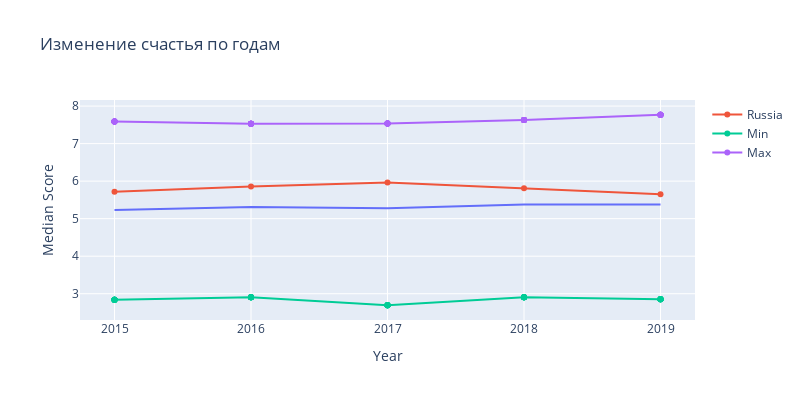
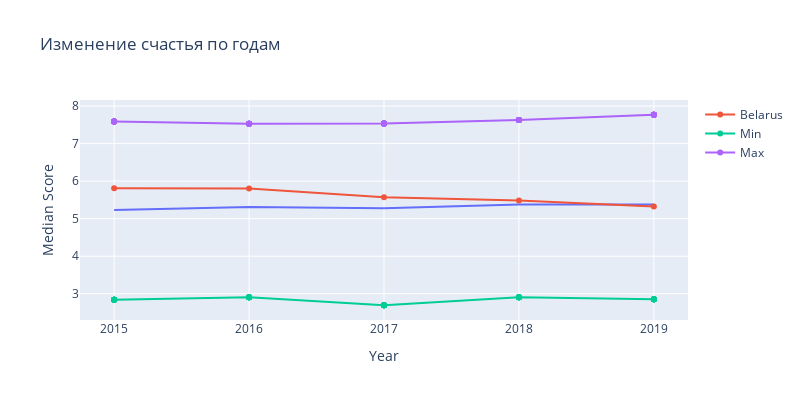
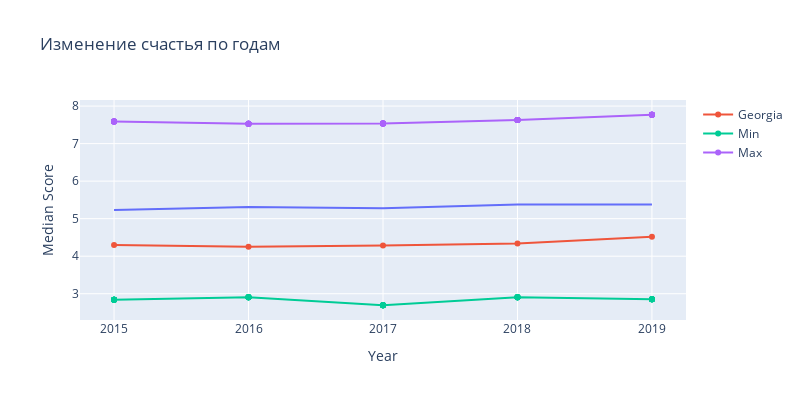
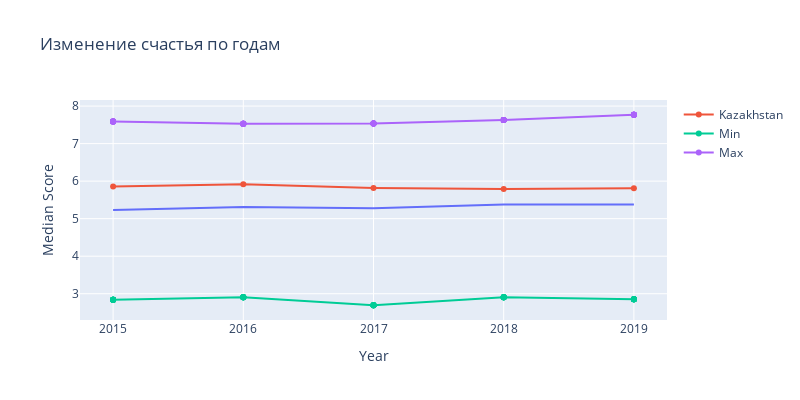

The cell these charts' notebook holds for them, in order:
### Code cell
# Графики, показывающие отдельные страны постсоветского пространства в отношении медианы всех стран по годам
import plotly.express as px
import plotly.graph_objects as go

fig = px.line(df_score_of_year, y="Median Score", x='Year',title="Изменение счастья по годам",width=800, height=400)
fig.add_trace(go.Scatter(mode="markers+lines", x=df_ussr.loc[df_ussr.Country == 'Russia']["Year"],\
                         y=df_ussr.loc[df_ussr.Country == 'Russia']['Happiness Score'], name='Russia'
                        ))
fig.add_trace(go.Scatter(mode="markers+lines", x=df_ussr["Year"],\
                         y=df_ussr['Min score in year'], name='Min'
                        ))
fig.add_trace(go.Scatter(mode="markers+lines", x=df_ussr["Year"],\
                         y=df_ussr['Max score in year'], name='Max'
                        ))


fig1 = px.line(df_score_of_year, y="Median Score", x='Year',title="Изменение счастья по годам",width=800, height=400)
fig1.add_trace(go.Scatter(mode="markers+lines", x=df_ussr.loc[df_ussr.Country == 'Belarus']["Year"],\
                         y=df_ussr.loc[df_ussr.Country == 'Belarus']['Happiness Score'], name='Belarus'
                        ))
fig1.add_trace(go.Scatter(mode="markers+lines", x=df_ussr["Year"],\
                         y=df_ussr['Min score in year'], name='Min'
                        ))
fig1.add_trace(go.Scatter(mode="markers+lines", x=df_ussr["Year"],\
                         y=df_ussr['Max score in year'], name='Max'
                        ))


fig2 = px.line(df_score_of_year, y="Median Score", x='Year',title="Изменение счастья по годам",width=800, height=400)
fig2.add_trace(go.Scatter(mode="markers+lines", x=df_ussr.loc[df_ussr.Country == 'Georgia']["Year"],\
                         y=df_ussr.loc[df_ussr.Country == 'Georgia']['Happiness Score'], name='Georgia'
                        ))
fig2.add_trace(go.Scatter(mode="markers+lines", x=df_ussr["Year"],\
                         y=df_ussr['Min score in year'], name='Min'
                        ))
fig2.add_trace(go.Scatter(mode="markers+lines", x=df_ussr["Year"],\
                         y=df_ussr['Max score in year'], name='Max'
                        ))


fig3 = px.line(df_score_of_year, y="Median Score", x='Year',title="Изменение счастья по годам",width=800, height=400)
fig3.add_trace(go.Scatter(mode="markers+lines", x=df_ussr.loc[df_ussr.Country == 'Kazakhstan']["Year"],\
                         y=df_ussr.loc[df_ussr.Country == 'Kazakhstan']['Happiness Score'], name='Kazakhstan'
                        ))
fig3.add_trace(go.Scatter(mode="markers+lines", x=df_ussr["Year"],\
                         y=df_ussr['Min score in year'], name='Min'
                        ))
fig3.add_trace(go.Scatter(mode="markers+lines", x=df_ussr["Year"],\
                         y=df_ussr['Max score in year'], name='Max'
                        ))


fig4 = px.line(df_score_of_year, y="Median Score", x='Year',title="Изменение счастья по годам",width=800, height=400)
fig4.add_trace(go.Scatter(mode="markers+lines", x=df_ussr.loc[df_ussr.Country == 'Uzbekistan']["Year"],\
                         y=df_ussr.loc[df_ussr.Country == 'Uzbekistan']['Happiness Score'], name='Uzbekistan'
                        ))
fig4.add_trace(go.Scatter(mode="markers+lines", x=df_ussr["Year"],\
                         y=df_ussr['Min score in year'], name='Min'
                        ))
fig4.add_trace(go.Scatter(mode="markers+lines", x=df_ussr["Year"],\
                         y=df_ussr['Max score in year'], name='Max'
                        ))


fig5 = px.line(df_score_of_year, y="Median Score", x='Year',title="Изменение счастья по годам",width=800, height=400)
fig5.add_trace(go.Scatter(mode="markers+lines", x=df_ussr.loc[df_ussr.Country == 'Azerbaijan']["Year"],\
                         y=df_ussr.loc[df_ussr.Country == 'Azerbaijan']['Happiness Score'], name='Azerbaijan'
                        ))
fig5.add_trace(go.Scatter(mode="markers+lines", x=df_ussr["Year"],\
                         y=df_ussr['Min score in year'], name='Min'
                        ))
fig5.add_trace(go.Scatter(mode="markers+lines", x=df_ussr["Year"],\
                         y=df_ussr['Max score in year'], name='Max'
                        ))


fig6 = px.line(df_score_of_year, y="Median Score", x='Year',title="Изменение счастья по годам",width=800, height=400)
fig6.add_trace(go.Scatter(mode="markers+lines", x=df_ussr.loc[df_ussr.Country == 'Latvia']["Year"],\
                         y=df_ussr.loc[df_ussr.Country == 'Latvia']['Happiness Score'], name='Latvia'
                        ))
fig6.add_trace(go.Scatter(mode="markers+lines", x=df_ussr["Year"],\
                         y=df_ussr['Min score in year'], name='Min'
                        ))
fig6.add_trace(go.Scatter(mode="markers+lines", x=df_ussr["Year"],\
                         y=df_ussr['Max score in year'], name='Max'
                        ))


fig7 = px.line(df_score_of_year, y="Median Score", x='Year',title="Изменение счастья по годам",width=800, height=400)
fig7.add_trace(go.Scatter(mode="markers+lines", x=df_ussr.loc[df_ussr.Country == 'Estonia']["Year"],\
                         y=df_ussr.loc[df_ussr.Country == 'Estonia']['Happiness Score'], name='Estonia'
                        ))
fig7.add_trace(go.Scatter(mode="markers+lines", x=df_ussr["Year"],\
                         y=df_ussr['Min score in year'], name='Min'
                        ))
fig7.add_trace(go.Scatter(mode="markers+lines", x=df_ussr["Year"],\
                         y=df_ussr['Max score in year'], name='Max'
                        ))


fig8 = px.line(df_score_of_year, y="Median Score", x='Year',title="Изменение счастья по годам",width=800, height=400)
fig8.add_trace(go.Scatter(mode="markers+lines", x=df_ussr.loc[df_ussr.Country == 'Lithuania']["Year"],\
                         y=df_ussr.loc[df_ussr.Country == 'Lithuania']['Happiness Score'], name='Lithuania'
                        ))
fig8.add_trace(go.Scatter(mode="markers+lines", x=df_ussr["Year"],\
                         y=df_ussr['Min score in year'], name='Min'
                        ))
fig8.add_trace(go.Scatter(mode="markers+lines", x=df_ussr["Year"],\
                         y=df_ussr['Max score in year'], name='Max'
                        ))


fig10 = px.line(df_score_of_year, y="Median Score", x='Year',title="Изменение счастья по годам",width=800, height=400)
fig10.add_trace(go.Scatter(mode="markers+lines", x=df_ussr.loc[df_ussr.Country == 'Ukraine']["Year"],\
                         y=df_ussr.loc[df_ussr.Country == 'Ukraine']['Happiness Score'], name='Ukraine'
                        ))
fig10.add_trace(go.Scatter(mode="markers+lines", x=df_ussr["Year"],\
                         y=df_ussr['Min score in year'], name='Min'
                        ))
fig10.add_trace(go.Scatter(mode="markers+lines", x=df_ussr["Year"],\
                         y=df_ussr['Max score in year'], name='Max'
                        ))


fig.show()
fig1.show()
fig2.show()
fig3.show()
fig4.show()
fig5.show()
fig6.show()
fig7.show()
fig8.show()
fig10.show()

### Figure 1 — Plotly figure (JSON) as saved in the notebook; plotly's stock layout.template omitted (floating-point values rounded to 4 significant figures; data arrays with more than 128 entries replaced by an {"elided": "..."} marker saying what was removed)
{"data": [{"hovertemplate": "Year=%{x}<br>Median Score=%{y}<extra></extra>", "legendgroup": "", "line": {"color": "#636efa", "dash": "solid"}, "marker": {"symbol": "circle"}, "mode": "lines", "name": "", "orientation": "v", "showlegend": false, "type": "scatter", "x": {"elided": "782 int values"}, "xaxis": "x", "y": {"elided": "782 float values"}, "yaxis": "y"}, {"mode": "markers+lines", "name": "Russia", "type": "scatter", "x": [2015, 2016, 2017, 2018, 2019], "y": [5.716, 5.856, 5.963, 5.81, 5.648]}, {"mode": "markers+lines", "name": "Min", "type": "scatter", "x": [2015, 2015, 2015, 2015, 2015, 2015, 2015, 2015, 2015, 2015, 2016, 2016, 2016, 2016, 2016, 2016, 2016, 2016, 2016, 2016, 2017, 2017, 2017, 2017, 2017, 2017, 2017, 2017, 2017, 2017, 2018, 2018, 2018, 2018, 2018, 2018, 2018, 2018, 2018, 2018, 2019, 2019, 2019, 2019, 2019, 2019, 2019, 2019, 2019, 2019], "y": [2.839, 2.839, 2.839, 2.839, 2.839, 2.839, 2.839, 2.839, 2.839, 2.839, 2.905, 2.905, 2.905, 2.905, 2.905, 2.905, 2.905, 2.905, 2.905, 2.905, 2.693, 2.693, 2.693, 2.693, 2.693, 2.693, 2.693, 2.693, 2.693, 2.693, 2.905, 2.905, 2.905, 2.905, 2.905, 2.905, 2.905, 2.905, 2.905, 2.905, 2.853, 2.853, 2.853, 2.853, 2.853, 2.853, 2.853, 2.853, 2.853, 2.853]}, {"mode": "markers+lines", "name": "Max", "type": "scatter", "x": [2015, 2015, 2015, 2015, 2015, 2015, 2015, 2015, 2015, 2015, 2016, 2016, 2016, 2016, 2016, 2016, 2016, 2016, 2016, 2016, 2017, 2017, 2017, 2017, 2017, 2017, 2017, 2017, 2017, 2017, 2018, 2018, 2018, 2018, 2018, 2018, 2018, 2018, 2018, 2018, 2019, 2019, 2019, 2019, 2019, 2019, 2019, 2019, 2019, 2019], "y": [7.587, 7.587, 7.587, 7.587, 7.587, 7.587, 7.587, 7.587, 7.587, 7.587, 7.526, 7.526, 7.526, 7.526, 7.526, 7.526, 7.526, 7.526, 7.526, 7.526, 7.537, 7.537, 7.537, 7.537, 7.537, 7.537, 7.537, 7.537, 7.537, 7.537, 7.632, 7.632, 7.632, 7.632, 7.632, 7.632, 7.632, 7.632, 7.632, 7.632, 7.769, 7.769, 7.769, 7.769, 7.769, 7.769, 7.769, 7.769, 7.769, 7.769]}], "layout": {"height": 400, "legend": {"tracegroupgap": 0}, "title": {"text": "Изменение счастья по годам"}, "width": 800, "xaxis": {"anchor": "y", "domain": [0, 1], "title": {"text": "Year"}}, "yaxis": {"anchor": "x", "domain": [0, 1], "title": {"text": "Median Score"}}}}

### Figure 2 — Plotly figure (JSON) as saved in the notebook; plotly's stock layout.template omitted (floating-point values rounded to 4 significant figures; data arrays with more than 128 entries replaced by an {"elided": "..."} marker saying what was removed)
{"data": [{"hovertemplate": "Year=%{x}<br>Median Score=%{y}<extra></extra>", "legendgroup": "", "line": {"color": "#636efa", "dash": "solid"}, "marker": {"symbol": "circle"}, "mode": "lines", "name": "", "orientation": "v", "showlegend": false, "type": "scatter", "x": {"elided": "782 int values"}, "xaxis": "x", "y": {"elided": "782 float values"}, "yaxis": "y"}, {"mode": "markers+lines", "name": "Belarus", "type": "scatter", "x": [2015, 2016, 2017, 2018, 2019], "y": [5.813, 5.802, 5.569, 5.483, 5.323]}, {"mode": "markers+lines", "name": "Min", "type": "scatter", "x": [2015, 2015, 2015, 2015, 2015, 2015, 2015, 2015, 2015, 2015, 2016, 2016, 2016, 2016, 2016, 2016, 2016, 2016, 2016, 2016, 2017, 2017, 2017, 2017, 2017, 2017, 2017, 2017, 2017, 2017, 2018, 2018, 2018, 2018, 2018, 2018, 2018, 2018, 2018, 2018, 2019, 2019, 2019, 2019, 2019, 2019, 2019, 2019, 2019, 2019], "y": [2.839, 2.839, 2.839, 2.839, 2.839, 2.839, 2.839, 2.839, 2.839, 2.839, 2.905, 2.905, 2.905, 2.905, 2.905, 2.905, 2.905, 2.905, 2.905, 2.905, 2.693, 2.693, 2.693, 2.693, 2.693, 2.693, 2.693, 2.693, 2.693, 2.693, 2.905, 2.905, 2.905, 2.905, 2.905, 2.905, 2.905, 2.905, 2.905, 2.905, 2.853, 2.853, 2.853, 2.853, 2.853, 2.853, 2.853, 2.853, 2.853, 2.853]}, {"mode": "markers+lines", "name": "Max", "type": "scatter", "x": [2015, 2015, 2015, 2015, 2015, 2015, 2015, 2015, 2015, 2015, 2016, 2016, 2016, 2016, 2016, 2016, 2016, 2016, 2016, 2016, 2017, 2017, 2017, 2017, 2017, 2017, 2017, 2017, 2017, 2017, 2018, 2018, 2018, 2018, 2018, 2018, 2018, 2018, 2018, 2018, 2019, 2019, 2019, 2019, 2019, 2019, 2019, 2019, 2019, 2019], "y": [7.587, 7.587, 7.587, 7.587, 7.587, 7.587, 7.587, 7.587, 7.587, 7.587, 7.526, 7.526, 7.526, 7.526, 7.526, 7.526, 7.526, 7.526, 7.526, 7.526, 7.537, 7.537, 7.537, 7.537, 7.537, 7.537, 7.537, 7.537, 7.537, 7.537, 7.632, 7.632, 7.632, 7.632, 7.632, 7.632, 7.632, 7.632, 7.632, 7.632, 7.769, 7.769, 7.769, 7.769, 7.769, 7.769, 7.769, 7.769, 7.769, 7.769]}], "layout": {"height": 400, "legend": {"tracegroupgap": 0}, "title": {"text": "Изменение счастья по годам"}, "width": 800, "xaxis": {"anchor": "y", "domain": [0, 1], "title": {"text": "Year"}}, "yaxis": {"anchor": "x", "domain": [0, 1], "title": {"text": "Median Score"}}}}

### Figure 3 — Plotly figure (JSON) as saved in the notebook; plotly's stock layout.template omitted (floating-point values rounded to 4 significant figures; data arrays with more than 128 entries replaced by an {"elided": "..."} marker saying what was removed)
{"data": [{"hovertemplate": "Year=%{x}<br>Median Score=%{y}<extra></extra>", "legendgroup": "", "line": {"color": "#636efa", "dash": "solid"}, "marker": {"symbol": "circle"}, "mode": "lines", "name": "", "orientation": "v", "showlegend": false, "type": "scatter", "x": {"elided": "782 int values"}, "xaxis": "x", "y": {"elided": "782 float values"}, "yaxis": "y"}, {"mode": "markers+lines", "name": "Georgia", "type": "scatter", "x": [2015, 2016, 2017, 2018, 2019], "y": [4.297, 4.252, 4.286, 4.34, 4.519]}, {"mode": "markers+lines", "name": "Min", "type": "scatter", "x": [2015, 2015, 2015, 2015, 2015, 2015, 2015, 2015, 2015, 2015, 2016, 2016, 2016, 2016, 2016, 2016, 2016, 2016, 2016, 2016, 2017, 2017, 2017, 2017, 2017, 2017, 2017, 2017, 2017, 2017, 2018, 2018, 2018, 2018, 2018, 2018, 2018, 2018, 2018, 2018, 2019, 2019, 2019, 2019, 2019, 2019, 2019, 2019, 2019, 2019], "y": [2.839, 2.839, 2.839, 2.839, 2.839, 2.839, 2.839, 2.839, 2.839, 2.839, 2.905, 2.905, 2.905, 2.905, 2.905, 2.905, 2.905, 2.905, 2.905, 2.905, 2.693, 2.693, 2.693, 2.693, 2.693, 2.693, 2.693, 2.693, 2.693, 2.693, 2.905, 2.905, 2.905, 2.905, 2.905, 2.905, 2.905, 2.905, 2.905, 2.905, 2.853, 2.853, 2.853, 2.853, 2.853, 2.853, 2.853, 2.853, 2.853, 2.853]}, {"mode": "markers+lines", "name": "Max", "type": "scatter", "x": [2015, 2015, 2015, 2015, 2015, 2015, 2015, 2015, 2015, 2015, 2016, 2016, 2016, 2016, 2016, 2016, 2016, 2016, 2016, 2016, 2017, 2017, 2017, 2017, 2017, 2017, 2017, 2017, 2017, 2017, 2018, 2018, 2018, 2018, 2018, 2018, 2018, 2018, 2018, 2018, 2019, 2019, 2019, 2019, 2019, 2019, 2019, 2019, 2019, 2019], "y": [7.587, 7.587, 7.587, 7.587, 7.587, 7.587, 7.587, 7.587, 7.587, 7.587, 7.526, 7.526, 7.526, 7.526, 7.526, 7.526, 7.526, 7.526, 7.526, 7.526, 7.537, 7.537, 7.537, 7.537, 7.537, 7.537, 7.537, 7.537, 7.537, 7.537, 7.632, 7.632, 7.632, 7.632, 7.632, 7.632, 7.632, 7.632, 7.632, 7.632, 7.769, 7.769, 7.769, 7.769, 7.769, 7.769, 7.769, 7.769, 7.769, 7.769]}], "layout": {"height": 400, "legend": {"tracegroupgap": 0}, "title": {"text": "Изменение счастья по годам"}, "width": 800, "xaxis": {"anchor": "y", "domain": [0, 1], "title": {"text": "Year"}}, "yaxis": {"anchor": "x", "domain": [0, 1], "title": {"text": "Median Score"}}}}

### Figure 4 — Plotly figure (JSON) as saved in the notebook; plotly's stock layout.template omitted (floating-point values rounded to 4 significant figures; data arrays with more than 128 entries replaced by an {"elided": "..."} marker saying what was removed)
{"data": [{"hovertemplate": "Year=%{x}<br>Median Score=%{y}<extra></extra>", "legendgroup": "", "line": {"color": "#636efa", "dash": "solid"}, "marker": {"symbol": "circle"}, "mode": "lines", "name": "", "orientation": "v", "showlegend": false, "type": "scatter", "x": {"elided": "782 int values"}, "xaxis": "x", "y": {"elided": "782 float values"}, "yaxis": "y"}, {"mode": "markers+lines", "name": "Kazakhstan", "type": "scatter", "x": [2015, 2016, 2017, 2018, 2019], "y": [5.855, 5.919, 5.819, 5.79, 5.809]}, {"mode": "markers+lines", "name": "Min", "type": "scatter", "x": [2015, 2015, 2015, 2015, 2015, 2015, 2015, 2015, 2015, 2015, 2016, 2016, 2016, 2016, 2016, 2016, 2016, 2016, 2016, 2016, 2017, 2017, 2017, 2017, 2017, 2017, 2017, 2017, 2017, 2017, 2018, 2018, 2018, 2018, 2018, 2018, 2018, 2018, 2018, 2018, 2019, 2019, 2019, 2019, 2019, 2019, 2019, 2019, 2019, 2019], "y": [2.839, 2.839, 2.839, 2.839, 2.839, 2.839, 2.839, 2.839, 2.839, 2.839, 2.905, 2.905, 2.905, 2.905, 2.905, 2.905, 2.905, 2.905, 2.905, 2.905, 2.693, 2.693, 2.693, 2.693, 2.693, 2.693, 2.693, 2.693, 2.693, 2.693, 2.905, 2.905, 2.905, 2.905, 2.905, 2.905, 2.905, 2.905, 2.905, 2.905, 2.853, 2.853, 2.853, 2.853, 2.853, 2.853, 2.853, 2.853, 2.853, 2.853]}, {"mode": "markers+lines", "name": "Max", "type": "scatter", "x": [2015, 2015, 2015, 2015, 2015, 2015, 2015, 2015, 2015, 2015, 2016, 2016, 2016, 2016, 2016, 2016, 2016, 2016, 2016, 2016, 2017, 2017, 2017, 2017, 2017, 2017, 2017, 2017, 2017, 2017, 2018, 2018, 2018, 2018, 2018, 2018, 2018, 2018, 2018, 2018, 2019, 2019, 2019, 2019, 2019, 2019, 2019, 2019, 2019, 2019], "y": [7.587, 7.587, 7.587, 7.587, 7.587, 7.587, 7.587, 7.587, 7.587, 7.587, 7.526, 7.526, 7.526, 7.526, 7.526, 7.526, 7.526, 7.526, 7.526, 7.526, 7.537, 7.537, 7.537, 7.537, 7.537, 7.537, 7.537, 7.537, 7.537, 7.537, 7.632, 7.632, 7.632, 7.632, 7.632, 7.632, 7.632, 7.632, 7.632, 7.632, 7.769, 7.769, 7.769, 7.769, 7.769, 7.769, 7.769, 7.769, 7.769, 7.769]}], "layout": {"height": 400, "legend": {"tracegroupgap": 0}, "title": {"text": "Изменение счастья по годам"}, "width": 800, "xaxis": {"anchor": "y", "domain": [0, 1], "title": {"text": "Year"}}, "yaxis": {"anchor": "x", "domain": [0, 1], "title": {"text": "Median Score"}}}}
